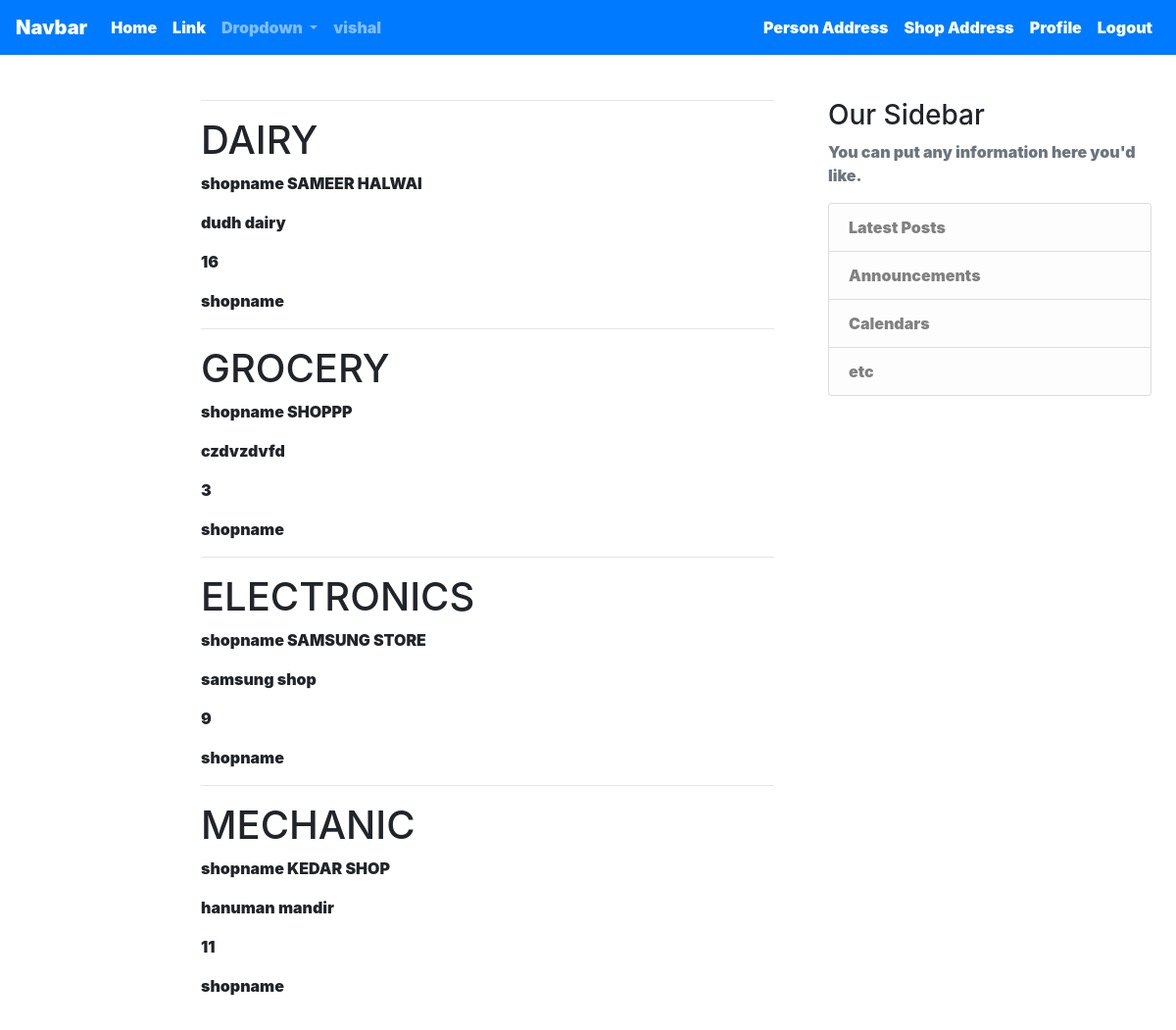
The app's page / (signed in) with its own data.
### users/models.py (models this page shows)
class Shop(models.Model):
    user = models.OneToOneField(User, on_delete=models.CASCADE)
    is_shopkeeper = models.BooleanField(verbose_name="Are you a shopkeeper")
    shop_name = models.CharField(max_length=30, blank=True)
    shop_category_CHOICES=[('dairy','dairy'),('grocery','grocery'),
    ('electronics','electronics'), ('mechanic','mechanic')]
    category = models.CharField(max_length=30, choices=shop_category_CHOICES,null=True)
    shop_address_line1 = models.CharField(max_length = 50, blank=True)
    shop_address_line2 = models.CharField(max_length = 50, blank=True)
    shop_address_line3 = models.CharField(max_length = 50, blank=True)
    shop_gmap_location = models.PositiveSmallIntegerField(default=3,
        validators=[MinValueValidator(1), MaxValueValidator(50)],
        verbose_name="Distance from center in km")

### myApp/views.py (the view)
# urls.py: path('', views.index, name='index'),
def index(request):
	print('shop', Shop, type(Shop), request.user.id)
	pos_person = Person.objects.filter(user_id=request.user.id).first().gmap_location
	near_shop = dict()
	for categ in ['dairy','grocery','electronics','mechanic']:
		near_shop[ categ ] = []
		for s in Shop.objects.all():
			print('s.category',s.category, 'categ', categ)
			if s.category ==  categ:
				print('shopdist', s.shop_gmap_location, 'posper', pos_person)
				near_shop[ categ ].append( [s, abs(s.shop_gmap_location - pos_person) ] )
	for cat in near_shop:
		for shops in near_shop[cat]:
			print('cat', cat, ':', 'shop', shops[0].shop_name, shops[1])
	nearest_shop = dict()
	for cat in ['dairy','grocery','electronics','mechanic']:
		print('----->', cat)
		all_shops_from_categ = near_shop[cat]
		print(cat, all_shops_from_categ)
		min_dist_shop_object = all_shops_from_categ[0]
		for a_shop in all_shops_from_categ:
			if min_dist_shop_object!=a_shop and a_shop[1]<min_dist_shop_object[1]:
				min_dist_shop_object = a_shop
		nearest_shop[cat] = min_dist_shop_object
		print('++++++++++', cat, nearest_shop[cat], nearest_shop[cat][1])
	context = {
		'nearest_shop': nearest_shop,
	}
	return render(request, 'myApp/index.html', context)

### myApp/templates/myApp/index.html (shortened to what this page needs)
{% extends "myApp/base.html" %}
{% block content %}
<hr>
{% for cat, shop in nearest_shop.items %}
<div  >
			<h1>{{cat|upper}}</h1>
			{% for obj in shop %}
			<div  >
				<p>{{"shopname" }} {{obj.shop_name|upper}}</p>
				<p>{{obj.shop_address_line1}}</p>
				<p>{{obj.shop_gmap_location}}</p>
			</div>
			{% endfor %}
</div>
<hr>
{% endfor %}
{% endblock content %}

### myApp/templates/myApp/base.html (shortened to what this page needs)
{% load static %}
<!DOCTYPE html>
<html>
<head>
    <link rel="stylesheet" href="https://maxcdn.bootstrapcdn.com/bootstrap/4.0.0/css/bootstrap.min.css">
    <link rel="stylesheet" type="text/css" href="{% static 'myApp/main.css' %}">
</head>
<body style="font-weight:900">
    <header class="site-header">
      <nav class="navbar navbar-expand-lg navbar-dark bg-primary">
  <a class="navbar-brand" href="#">Navbar</a>
  <div class="collapse navbar-collapse" id="navbarSupportedContent">
    <ul class="navbar-nav mr-auto">
      <li class="nav-item active">
        <a class="nav-link" href="{% url 'index' %}">Home <span class="sr-only">(current)</span></a>
      </li>
      <li class="nav-item active">
        <a class="nav-link" href="{% url 'detail' %}">Link</a>
      </li>
      <li class="nav-item dropdown">
        <a class="nav-link dropdown-toggle" href="#" id="navbarDropdown" role="button" data-toggle="dropdown" aria-haspopup="true" aria-expanded="false">
          Dropdown
        </a>
      </li>
      <li class="nav-item">
        <a class="nav-link " href="#">{{user}}</a>
      </li>
    </ul>
     <div class="navbar-nav">
              {% if user.is_authenticated %}
               <a class="nav-item nav-link active" href="{% url 'person-address' %}">Person Address</a>
               <a class="nav-item nav-link active" href="{% url 'shop-address' %}">Shop Address</a>
                <a class="nav-item nav-link active" href="{% url 'profile' %}">Profile</a>
                <a class="nav-item nav-link active" href="{% url 'logout' %}">Logout</a>
              {% else %}
                <a class="nav-item nav-link active" href="{% url 'login' %}">Login</a>
                <a class="nav-item nav-link active" href="{% url 'register' %}">Register</a>
              {% endif %}
      </div>
  </div>
</nav>
    </header>
    <main role="main" class="container-float" style="padding-top:30px;">
      <div class="row">
	        <div class="col-md-2">
	        </div>
	        <div class="col-md-6">
	          {% block content %}
	          {% endblock %}
	        </div>
	        <div class="col-md-4" style="padding: 15px 40px;">
	          <div class="content-section">
	            <h3>Our Sidebar</h3>
	            <p class='text-muted'>You can put any information here you'd like.
	              <ul class="list-group">
	                <li class="list-group-item list-group-item-light">Latest Posts</li>
	                <li class="list-group-item list-group-item-light">Announcements</li>
	                <li class="list-group-item list-group-item-light">Calendars</li>
	                <li class="list-group-item list-group-item-light">etc</li>
	              </ul>
	            </p>
	          </div>
	        </div>
      </div>
    </main>
</body>
</html>

### records on screen
Shop: category "DAIRY", value "shopname", shop_name "SAMEER HALWAI", shop_address_line1 "dudh dairy", shop_gmap_location "16", value "shopname"
Shop: category "GROCERY", value "shopname", shop_name "SHOPPP", shop_address_line1 "czdvzdvfd", shop_gmap_location "3", value "shopname"
Shop: category "ELECTRONICS", value "shopname", shop_name "SAMSUNG STORE", shop_address_line1 "samsung shop", shop_gmap_location "9", value "shopname"
Shop: category "MECHANIC", value "shopname", shop_name "KEDAR SHOP", shop_address_line1 "hanuman mandir", shop_gmap_location "11", value "shopname"

### other values on screen
{{ user }} "vishal"
